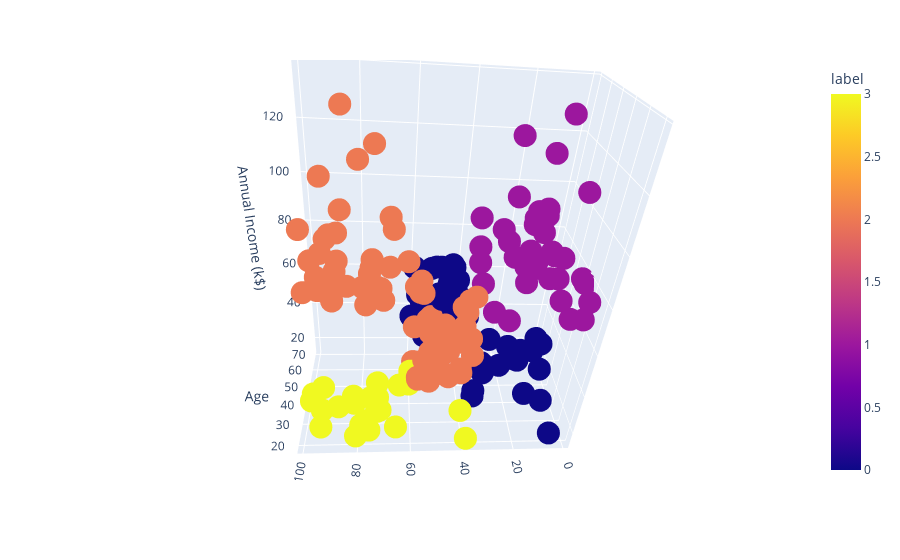

Write notebook code for a chart like this one.
### Code cell
# Plot con 4 segmentos de clientes
fig = px.scatter_3d(data, x='Age', y='Spending Score (1-100)', z='Annual Income (k$)',color='label')
#fig.write_html("/work/clustering-clientes/file4k.html")
fig.write_image("static_4k.png")
fig.show()

### Figure 1 — Plotly figure (JSON) as saved in the notebook; plotly's stock layout.template omitted (floating-point values rounded to 4 significant figures; data arrays with more than 128 entries replaced by an {"elided": "..."} marker saying what was removed)
{"data": [{"hovertemplate": "Age=%{x}<br>Spending Score (1-100)=%{y}<br>Annual Income (k$)=%{z}<br>label=%{marker.color}<extra></extra>", "legendgroup": "", "marker": {"color": {"elided": "200 int values"}, "coloraxis": "coloraxis", "symbol": "circle"}, "mode": "markers", "name": "", "scene": "scene", "showlegend": false, "type": "scatter3d", "x": {"elided": "200 int values"}, "y": {"elided": "200 int values"}, "z": {"elided": "200 int values"}}], "layout": {"autosize": true, "coloraxis": {"colorbar": {"title": {"text": "label"}}, "colorscale": [[0, "#0d0887"], [0.1111, "#46039f"], [0.2222, "#7201a8"], [0.3333, "#9c179e"], [0.4444, "#bd3786"], [0.5556, "#d8576b"], [0.6667, "#ed7953"], [0.7778, "#fb9f3a"], [0.8889, "#fdca26"], [1, "#f0f921"]]}, "dragmode": "zoom", "legend": {"tracegroupgap": 0}, "margin": {"t": 60}, "scene": {"aspectmode": "auto", "aspectratio": {"x": 0.6093, "y": 1.148, "z": 1.429}, "camera": {"center": {"x": 0, "y": 0, "z": 0}, "eye": {"x": -1.665, "y": 0.2129, "z": 1.097}, "projection": {"type": "perspective"}, "up": {"x": -0.07261, "y": 0.07834, "z": 0.9943}}, "domain": {"x": [0, 1], "y": [0, 1]}, "dragmode": "zoom", "xaxis": {"title": {"text": "Age"}, "type": "linear"}, "yaxis": {"title": {"text": "Spending Score (1-100)"}, "type": "linear"}, "zaxis": {"title": {"text": "Annual Income (k$)"}, "type": "linear"}}}}
